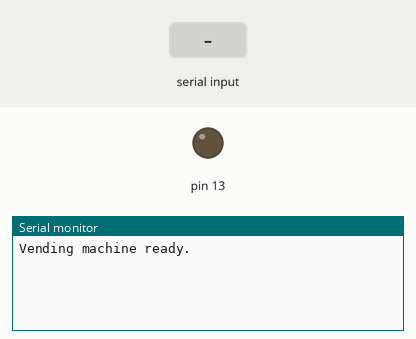
Simulated run of this sketch. Board: Arduino Mega 2560, built with avr-gcc and run on an emulated ATmega2560. On the bench: output pins drawn as LEDs (lit = HIGH), the last lines printed to the serial monitor. Inputs (shaded band) come from the test bench. Pins used as bus, display or sensor lines are not drawn.

Above: at 1.2 s.
1.3 s: ",\n" received over Serial
At 1.8 s:
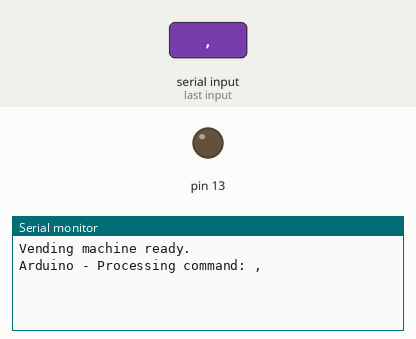
2.8 s: "2\n" received over Serial
At 4.1 s:
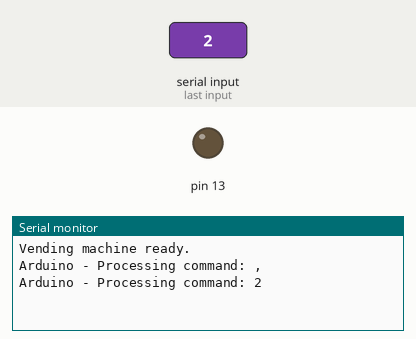

The sketch:

vending.ino
```cpp
#define DEFAULT_TIME 2500

const int ROWS[] = {37, 36, 35, 34, 33, 31};
const int COLS[] = {38, 39, 40, 41, 42, 43, 44, 45};

void setup() {
  Serial.begin(57600);

  pinMode(13, OUTPUT);

  for (int i = 0; i < 6; i++) {
    pinMode(ROWS[i], OUTPUT);
    digitalWrite(ROWS[i], HIGH);
  }
  for (int i = 0; i < 8; i++) {
    pinMode(COLS[i], OUTPUT);
    digitalWrite(COLS[i], HIGH);
  }

  Serial.println("Vending machine ready.");
}

String current = "";
String command;
unsigned long startTime;
unsigned long currentTime;
unsigned long duration;

void loop() {
  if (readCommand()) {
    Serial.print("Arduino - Processing command: ");
    Serial.println(command);

    parseCommand();
    command = "";
  }

  currentTime = millis();
  if (current != "" && currentTime > (startTime + duration)) {
    Serial.print("Arduino - ");
    Serial.print(current);
    Serial.print(" stopped after ");
    Serial.print(currentTime - startTime);
    Serial.println(" ms.");

    for (int i = 0; i < 6; i++) {
      digitalWrite(ROWS[i], HIGH);
    }
    for (int i = 0; i < 8; i++) {
      digitalWrite(COLS[i], HIGH);
    }
    digitalWrite(13, LOW);
    current = "";

    sendStatus();
  }
}

void parseCommand() {
  int idx = command.indexOf(",");

  String action = command;
  if (idx != -1) {
    action = command.substring(0, idx);
  }

  if (current == "" && action.length() == 2 && action.charAt(0) >= 'A' && action.charAt(0) <= 'F' && action.charAt(1) >= '1' && action.charAt(1) <= '8') {
    current = action;
    duration = DEFAULT_TIME;
    if (idx != -1) {
      duration = command.substring(idx + 1).toInt();
    }

    startTime = millis();

    digitalWrite(ROWS[action.charAt(0) - 65], LOW);
    digitalWrite(COLS[action.charAt(1) - 49], LOW);
    digitalWrite(13, HIGH);

    sendStatus();
  }
}

int readCommand() {
  char c;
  if (Serial.available() > 0) {
    c = Serial.read();
    if (c != '\n') {
      command += c;
      return false;
    } else return true;
  }
}

void sendStatus() {
  Serial.print("?");
  Serial.println(current);
}
```

Measured:
- after the input at 1.3 s, the serial monitor: prints a new line at once (image 1)
- after the input at 2.8 s, the serial monitor: prints a new line at once (image 2)
